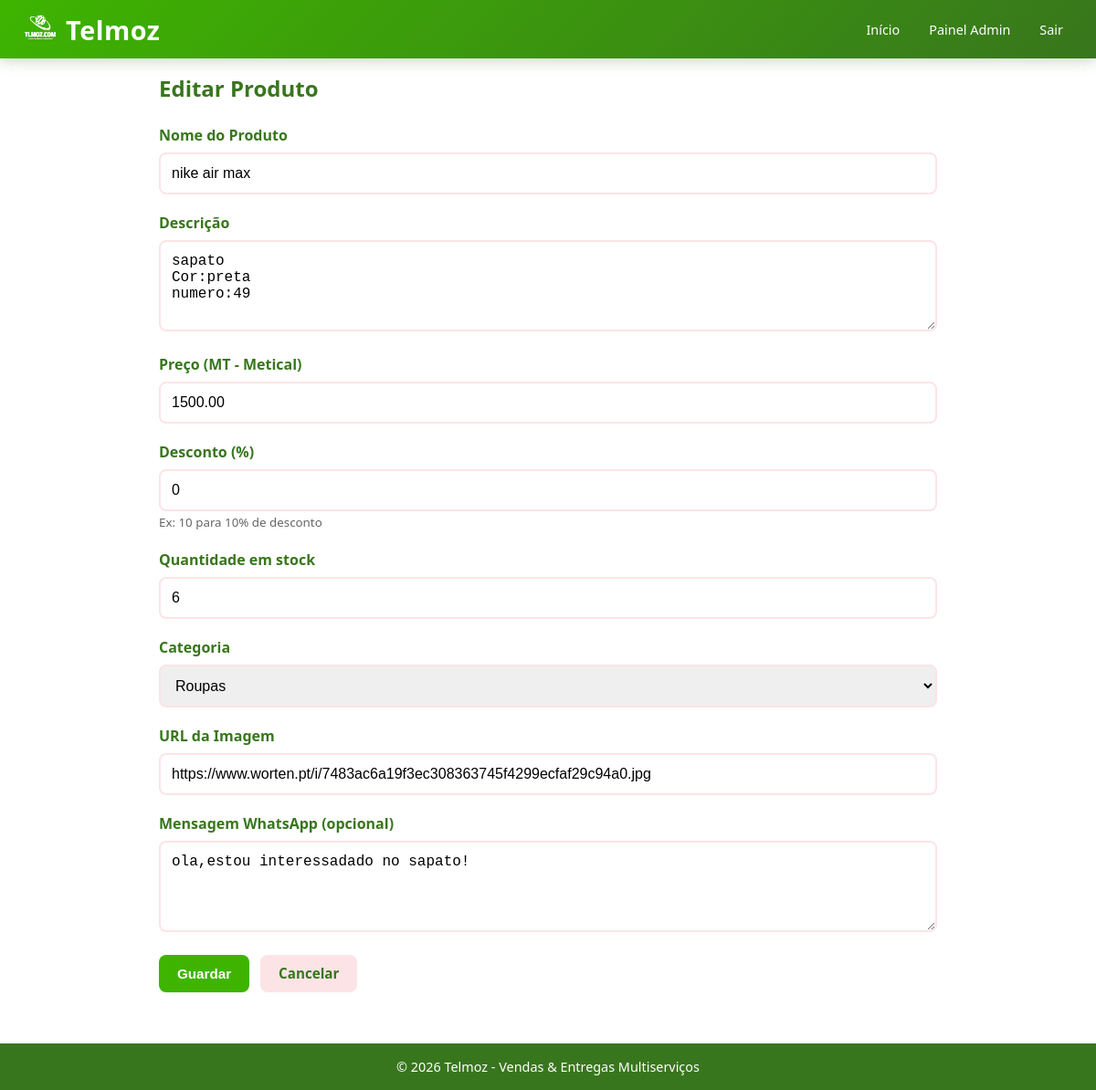
The page /admin/produto/2/editar (signed in) on the database its author committed.
### models.py (models this page shows, shortened)
class Product(db.Model):
    __tablename__ = 'products'
    id = db.Column(db.Integer, primary_key=True)
    name = db.Column(db.String(200), nullable=False)
    description = db.Column(db.Text)
    price = db.Column(db.Float, nullable=False)
    discount_percent = db.Column(db.Float, default=0.0, nullable=False)  # Desconto em percentagem (0-100)
    quantity = db.Column(db.Integer, default=0, nullable=False)  # Quantidade em stock
    image_url = db.Column(db.String(500))
    category_id = db.Column(db.Integer, db.ForeignKey('categories.id'), nullable=False)
    whatsapp_message = db.Column(db.String(500))  # Mensagem personalizada para WhatsApp

### app.py (the view, shortened to what this page needs)
@app.route('/admin/produto/<int:id>/editar', methods=['GET', 'POST'])
@login_required
def edit_product(id):
    product = Product.query.get_or_404(id)
    categories = Category.query.all()
    return render_template('admin/product_form.html', product=product, categories=categories)

### app.py (called while the page is built)
@login_manager.user_loader
def load_user(user_id):
    return Admin.query.get(int(user_id))

@app.context_processor
def inject_year():
    return {
        'current_year': datetime.now().year,
        'whatsapp_number': WHATSAPP_NUMBER.replace('+', '').replace(' ', '')
    }

### templates/admin/product_form.html (shortened to what this page needs)
{% extends "base.html" %}
{% block content %}
<div class="container admin-page">
    <h1>{{ 'Editar' if product else 'Adicionar' }} Produto</h1>
    <form method="POST">
        <div class="form-group">
            <label for="name">Nome do Produto</label>
            <input type="text" id="name" name="name"
                   value="{{ product.name if product else '' }}"
                   required placeholder="Nome do produto">
        </div>
        <div class="form-group">
            <label for="description">Descrição</label>
            <textarea id="description" name="description" placeholder="Descrição do produto">{{ product.description if product else '' }}</textarea>
        </div>
        <div class="form-group">
            <label for="price">Preço (MT - Metical)</label>
            <input type="number" id="price" name="price" step="0.01" min="0"
                   value="{{ "%.2f"|format(product.price) if product else '' }}"
                   required placeholder="0.00">
        </div>
        <div class="form-group">
            <label for="discount_percent">Desconto (%)</label>
            <input type="number" id="discount_percent" name="discount_percent" step="0.1" min="0" max="100"
                   value="{{ "%.1f"|format(product.discount_percent) if product and product.discount_percent else '0' }}"
                   placeholder="0">
            <small style="color: var(--text-muted);">Ex: 10 para 10% de desconto</small>
        </div>
        <div class="form-group">
            <label for="quantity">Quantidade em stock</label>
            <input type="number" id="quantity" name="quantity" min="0"
                   value="{{ product.quantity if product else 0 }}"
                   placeholder="0">
        </div>
        <div class="form-group">
            <label for="category_id">Categoria</label>
            <select id="category_id" name="category_id" required>
                {% for cat in categories %}
                <option value="{{ cat.id }}" {{ 'selected' if product and product.category_id == cat.id else '' }}>
                    {{ cat.name }}
                </option>
                {% endfor %}
            </select>
        </div>
        <div class="form-group">
            <label for="image_url">URL da Imagem</label>
            <input type="url" id="image_url" name="image_url"
                   value="{{ product.image_url if product else '' }}"
                   placeholder="https://exemplo.com/imagem.jpg">
        </div>
        <div class="form-group">
            <label for="whatsapp_message">Mensagem WhatsApp (opcional)</label>
            <textarea id="whatsapp_message" name="whatsapp_message" placeholder="Mensagem personalizada enviada ao clicar em Comprar">{{ product.whatsapp_message if product else '' }}</textarea>
        </div>
        <div class="admin-actions">
            <button type="submit" class="btn btn-primary">Guardar</button>
            <a href="{{ url_for('admin_dashboard') }}" class="btn btn-secondary">Cancelar</a>
        </div>
    </form>
</div>
{% endblock %}

### static/css/style.css (style rules this page uses)
:root { --white: #ffffff; --green: #3EB400; --green-dark: #38761D; --green-light: #7ED957; --green-soft: #A8E4A0; --pink: #FF007F; --pink-fuchsia: #E7008A; --pink-baby: #fce4e6; --pink-baby-light: #fdf2f4; --pink-gradient: linear-gradient(90deg, var(--green-light) 0%, var(--pink-baby-light) 100%); --text-dark: #333333; --text-muted: #666666; }
* { margin: 0; padding: 0; box-sizing: border-box; }
html { scroll-behavior: smooth; }
body { font-family: 'Segoe UI', Tahoma, Geneva, Verdana, sans-serif; background: var(--white); color: var(--text-dark); min-height: 100vh; display: flex; flex-direction: column; -webkit-tap-highlight-color: transparent; }
.container { max-width: 1200px; margin: 0 auto; padding: 0 1rem; }
.admin-page { max-width: 900px; margin: 0 auto; }
.admin-page h1 { color: var(--green-dark); margin-bottom: 1.5rem; font-size: 1.5rem; }
.admin-actions { display: flex; gap: 0.75rem; margin-bottom: 1.5rem; flex-wrap: wrap; }
.btn { padding: 0.65rem 1.25rem; border-radius: 8px; text-decoration: none; font-weight: 600; display: inline-block; transition: all 0.3s; border: none; cursor: pointer; font-size: 0.95rem; }
.btn-primary { background: var(--green); color: var(--white); }
.btn-secondary { background: var(--pink-baby); color: var(--green-dark); }
.form-group { margin-bottom: 1.25rem; }
.form-group label { display: block; margin-bottom: 0.5rem; font-weight: 600; color: var(--green-dark); }
.form-group input, .form-group textarea, .form-group select { width: 100%; padding: 0.75rem; border: 2px solid var(--pink-baby); border-radius: 8px; font-size: 1rem; }
.form-group textarea { min-height: 100px; resize: vertical; }
@media (min-width: 768px) { .container { padding: 0 1.5rem; } }

### rows shown on the page
Product: name "nike air max", description "sapato Cor:preta numero:49", price "1500.00", discount_percent "0", quantity "6", image_url "https://www.worten.pt/i/7483ac6a19f3ec308363745f4299ecfaf29c94a0.jpg", whatsapp_message "ola,estou interessadado no sapato!"

### other values the page prints
{{ 'Editar' if product else 'Adicionar' }} "Editar"
form field category_id "Roupas"
